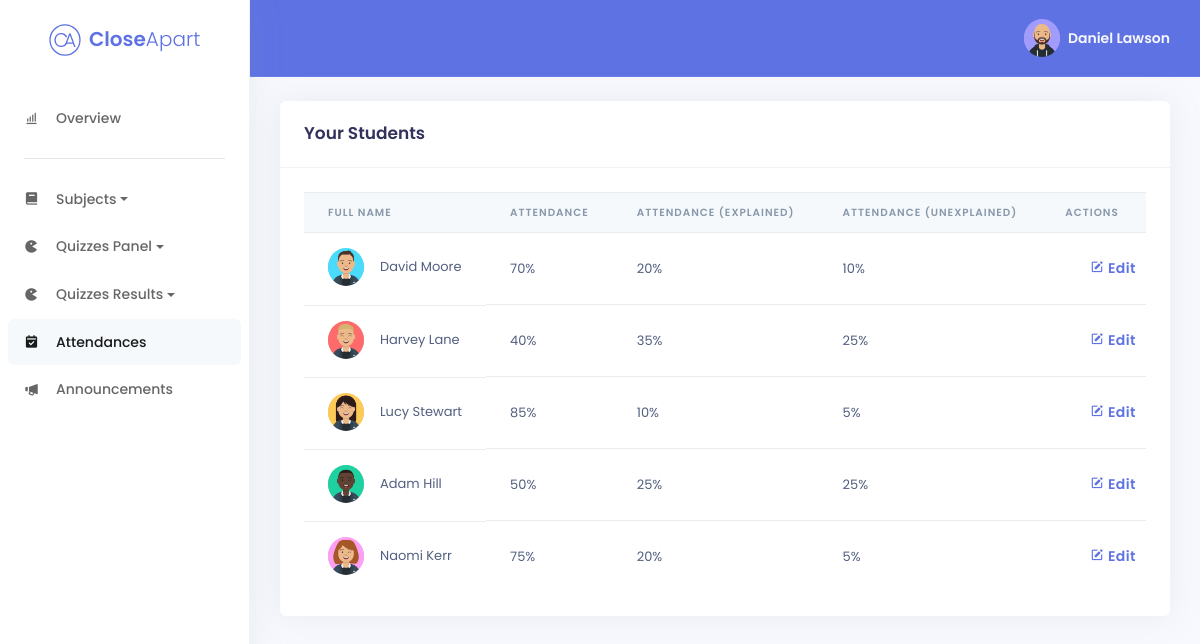
The page /staff/attendances/attendances.php (signed in) on the database its author committed.
### tables this page shows
CREATE TABLE IF NOT EXISTS Staff (
staff_id SMALLINT(3) NOT NULL AUTO_INCREMENT,
staff_fullname VARCHAR(255) NULL DEFAULT NULL,
staff_email VARCHAR(255) NULL DEFAULT NULL,
staff_password VARCHAR(255) NULL DEFAULT NULL,
staff_phone INT(10) ZEROFILL NULL,
staff_address VARCHAR(255) NULL,
staff_city VARCHAR(255) NULL,
staff_country VARCHAR(255) NULL,
staff_eircode VARCHAR(255) NULL,
staff_bio TEXT NULL,
staff_avatar VARCHAR(255) DEFAULT 'daniel-avataaar.png',
google_id VARCHAR(255) NULL,
PRIMARY KEY (staff_id));

CREATE TABLE IF NOT EXISTS Students (
student_id SMALLINT(3) NOT NULL AUTO_INCREMENT,
student_fullname VARCHAR(255) NULL DEFAULT NULL,
student_email VARCHAR(255) NULL DEFAULT NULL,
student_password VARCHAR(255) NULL DEFAULT NULL,
student_phone INT(10) ZEROFILL NULL,
student_address VARCHAR(255) NULL,
student_city VARCHAR(255) NULL,
student_country VARCHAR(255) NULL,
student_eircode VARCHAR(255) NULL,
student_bio TEXT NULL,
student_avatar VARCHAR(255) DEFAULT 'david-avataaar.png',
attendance SMALLINT(3) NULL,
attendance_explained SMALLINT(3) NULL,
attendance_unexplained SMALLINT(3) NULL,
class_id INT(11) NOT NULL,
PRIMARY KEY (student_id));

### staff/attendances/attendances.php (the view, shortened to what this page needs)
<?php
require('../../config/db.php');
function getStaffData($staffId) {
	require('../../config/db.php');
	$array = array();
	$query = mysqli_query($conn, "SELECT * FROM staff WHERE staff_id=" . $staffId);
	while ($row = mysqli_fetch_assoc($query)) {
		$array['staff_id'] = $row['staff_id'];
		$array['staff_fullname'] = $row['staff_fullname'];
		$array['staff_email'] = $row['staff_email'];
		$array['staff_password'] = $row['staff_password'];
		$array['staff_avatar'] = $row['staff_avatar'];
	}
	return $array;
}
function getId($email) {
	require('../../config/db.php');
	$query = mysqli_query($conn, "SELECT staff_id FROM staff WHERE staff_email='" . $email . "'");
	while ($row = mysqli_fetch_assoc($query)) {
		return $row['staff_id'];
	}
}
if (isset($_SESSION['staff_email'])) {
	$staffData = getStaffData(getId($_SESSION['staff_email']));
}
$query = "SELECT * FROM students JOIN classes USING(class_id) WHERE staff_email='" . $staffData['staff_email'] . "' OR staff_email='" . $_SESSION['email'] . "' ORDER BY student_id ASC";
$result = mysqli_query($conn, $query);
$lists = mysqli_fetch_all($result, MYSQLI_ASSOC);
?>
<!DOCTYPE html>
<html lang="en">
<head>
	<link href='https://unpkg.com/boxicons@2.0.7/css/boxicons.min.css' rel='stylesheet'>
	<link rel="stylesheet" href="../../assets/css/argon.min.css">
	<link rel="stylesheet" type="text/css" href="https://cdn.datatables.net/1.10.23/css/dataTables.bootstrap4.min.css"/>
</head>
<body>
	<nav class="sidenav navbar navbar-vertical fixed-left navbar-expand-xs navbar-light bg-white" id="sidenav-main">
		<div class="scrollbar-inner">
			<div class="sidenav-header align-items-center">
				<a class="navbar-brand d-flex justify-content-center" href="../../index.php">
					<img src="../../assets/images/brand/closeapart-logo-primary.svg" class="mr-2 brand-logo" alt="closeapart logo">
					<span class="font-weight-bold text-primary">Close</span><span
						class="font-weight-light text-primary">Apart</span>
				</a>
			</div>
			<div class="navbar-inner">
				<div class="collapse navbar-collapse" id="sidenav-collapse-main">
					<ul class="navbar-nav">
						<li class="nav-item">
							<a class="nav-link" href="../dashboard.php">
								<i class='bx bx-bar-chart-alt'></i>
								<span class="nav-link-text">Overview</span>
							</a>
						</li>
					</ul>
					<hr class="my-3">
					<ul class="navbar-nav">
						<li class="nav-item">
							<a class="nav-link dropdown-toggle" href="#" role="button" data-toggle="dropdown" aria-haspopup="true"
								aria-expanded="false">
								<i class='bx bxs-book'></i>
								<span class="nav-link-text">Subjects</span>
							</a>
						</li>
						<li class="nav-item">
							<a class="nav-link dropdown-toggle" href="#" role="button" data-toggle="dropdown" aria-haspopup="true"
								aria-expanded="false">
								<i class='bx bxs-game'></i>
								<span class="nav-link-text">Quizzes Panel</span>
							</a>
						</li>
						<li class="nav-item">
							<a class="nav-link dropdown-toggle" href="#" role="button" data-toggle="dropdown" aria-haspopup="true"
								aria-expanded="false">
								<i class='bx bxs-game'></i>
								<span class="nav-link-text">Quizzes Results</span>
							</a>
						</li>
						<li class="nav-item">
							<a class="nav-link active" href="./attendances.php">
								<i class='bx bxs-calendar-check'></i>
								<span class="nav-link-text">Attendances</span>
							</a>
						</li>
						<li class="nav-item">
							<a class="nav-link" href="../announcements/announcements.php">
							<i class='bx bxs-megaphone'></i>
								<span class="nav-link-text">Announcements</span>
							</a>
						</li>
					</ul>
				</div>
			</div>
		</div>
	</nav>
	<div class="main-content">
		<nav class="navbar navbar-top navbar-expand navbar-dark bg-primary border-bottom">
			<div class="container-fluid">
				<div class="collapse navbar-collapse" id="navbarSupportedContent">
					<ul class="navbar-nav align-items-center">
						<li class="nav-item dropdown">
							<a class="nav-link pr-0" href="#" role="button" data-toggle="dropdown" aria-haspopup="true"
								aria-expanded="false">
								<div class="media align-items-center">
									<span class="avatar avatar-sm rounded-circle">
										<?php if($_SESSION['access_token'] == true): ?>
											<img src='<?php echo $_SESSION['picture']; ?>' />
										<?php else: ?>
											<img src='../../assets/images/avatars/<?php echo $staffData['staff_avatar'] ?>' />
										<?php endif; ?>
									</span>
									<div class="media-body ml-2 d-none d-lg-block">
										<span class="mb-0 text-sm font-weight-bold"><?php echo $staffData['staff_fullname'] . $_SESSION['givenName'] . ' ' . $_SESSION['familyName'] ?></span>
									</div>
								</div>
							</a>
						</li>
					</ul>
				</div>
			</div>
		</nav>
		<div class="container-fluid mt-4">
			<div class="row">
				<div class="col-xl-12">
					<div class="card">
						<div class="card-header bg-transparent">
							<div class="row align-items-center">
								<div class="col">
									<h3 class="mb-0">Your Students</h3>
								</div>
							</div>
						</div>
						<div class="card-body">
							<div class="table-responsive">
								<table id="sorttable" class="table align-items-center table-flush hover stripe" style="border: none;">
									<thead class="thead-light">
										<tr>
											<th scope="col">Full Name</th>
											<th scope="col">Attendance</th>
											<th scope="col">Attendance (Explained)</th>
											<th scope="col">Attendance (Unexplained)</th>
											<th scope="col">Actions</th>
										</tr>
									</thead>
									<tbody>
										<?php foreach($lists as $list) : ?>
										<tr>
										<td class="d-flex align-items-center">
											<span class="avatar avatar-sm rounded-circle mr-3">
												<img src='../../assets/images/avatars/<?php echo $list['student_avatar'] ?>' />
											</span>
												<?php echo $list['student_fullname'] ?>
											</td>
											<td>
												<?php if($list['attendance'] == ""): ?>
												<?php echo '0' . '%' ?>
												<?php else: ?>
												<?php echo $list['attendance'] . '%' ?>
												<?php endif; ?>
											</td>
											<td>
												<?php if($list['attendance_explained'] == ""): ?>
												<?php echo '0' . '%' ?>
												<?php else: ?>
												<?php echo $list['attendance_explained'] . '%' ?>
												<?php endif; ?>
											</td>
											<td>
												<?php if($list['attendance_unexplained'] == ""): ?>
												<?php echo '0' . '%' ?>
												<?php else: ?>
												<?php echo $list['attendance_unexplained'] . '%' ?>
												<?php endif; ?>
											</td>
											<td>
												<div class="d-flex">
													<a href="edit.php?id=<?php echo $list['student_id']?>"
														class="px-4 py-2 mr-2 btn text-primary shadow-none"><i
															class='bx bxs-edit'></i> Edit</a>
											</td>
										</tr>
										<?php endforeach; ?>
									</tbody>
								</table>
							</div>
						</div>
					</div>
				</div>
			</div>
		</div>
	</div>
</body>
</html>

### rows shown on the page
staff: staff_id+staff_avatar (picture), staff_id+staff_fullname "Daniel Lawson"
students: student_avatar (picture), student_fullname "David Moore", attendance "70", attendance_explained "20", attendance_unexplained "10"
students: student_avatar (picture), student_fullname "Harvey Lane", attendance "40", attendance_explained "35", attendance_unexplained "25"
students: student_avatar (picture), student_fullname "Lucy Stewart", attendance "85", attendance_explained "10", attendance_unexplained "5"
students: student_avatar (picture), student_fullname "Adam Hill", attendance "50", attendance_explained "25", attendance_unexplained "25"
students: student_avatar (picture), student_fullname "Naomi Kerr", attendance "75", attendance_explained "20", attendance_unexplained "5"
